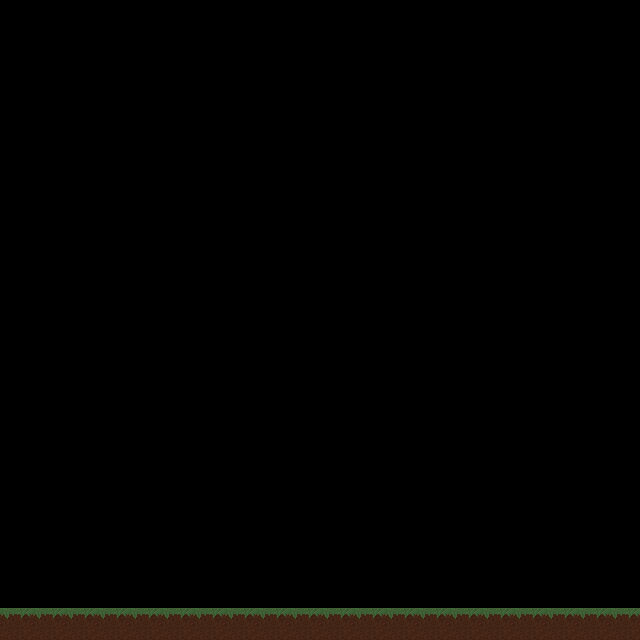

This game map was drawn from its Tiled (.tmx) file and the tilesets committed beside it. A one-line description and the trimmed map source follow:
An orthogonal 20x20 tile map with 32x32 px tiles, 1 tile layer (Tile Layer 1).

<map version="1.0" orientation="orthogonal" renderorder="right-down" width="20" height="20" tilewidth="32" tileheight="32">
 <tileset firstgid="1" name="grass" tilewidth="32" tileheight="32">
  <image source="grass.png" width="32" height="32" />
 </tileset>
 <layer name="Tile Layer 1" width="20" height="20">
  <data>[400 cells, 20 non-empty, 1 distinct tile ids]</data>
 </layer>
</map>
